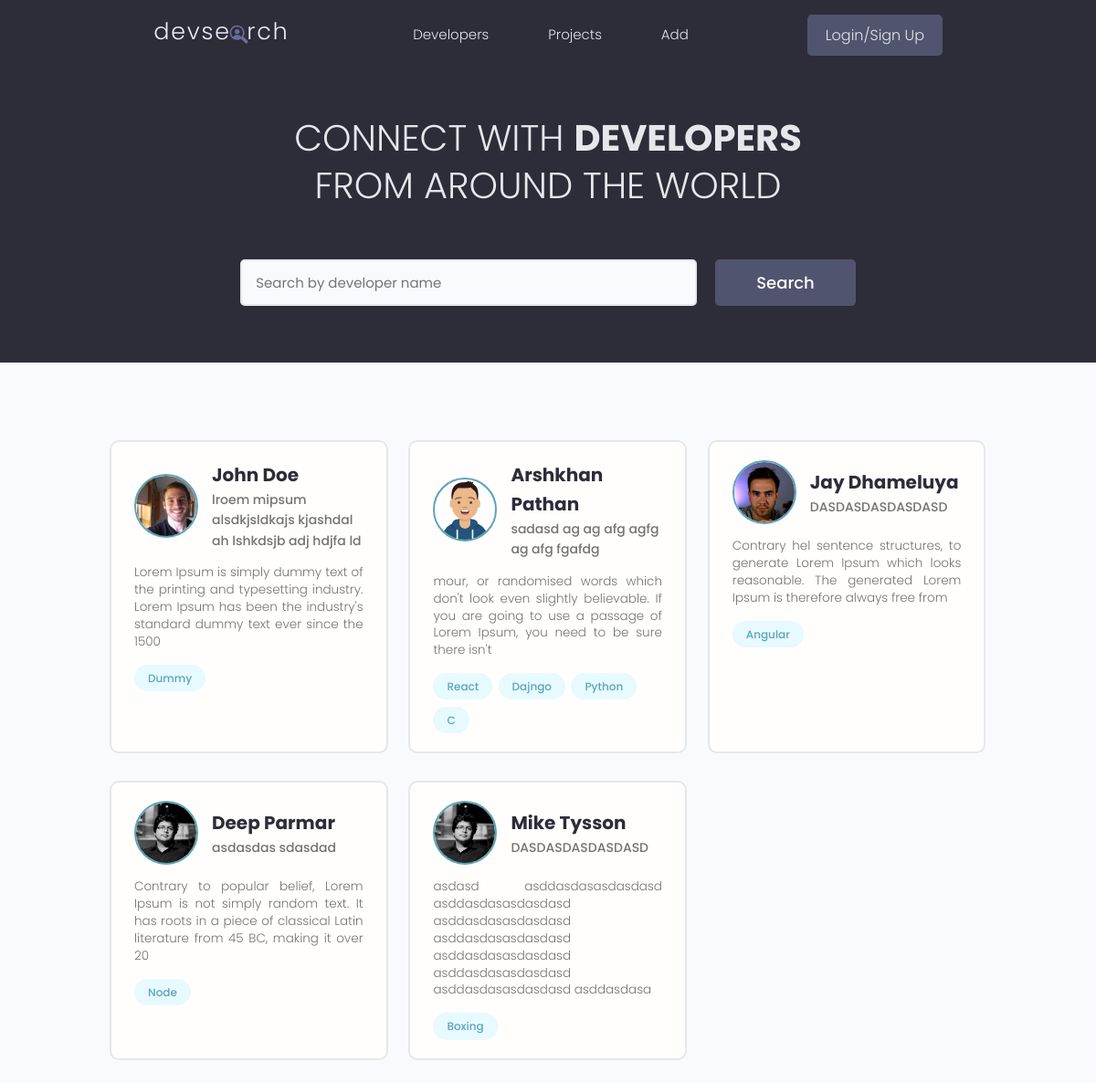
The page / on the database its author committed.
### users/models.py (models this page shows, shortened)
class Profile(models.Model):
    user = models.OneToOneField(
        User, on_delete=models.CASCADE, null=True, blank=True)
    name = models.CharField(max_length=200, blank=True, null=True)
    email = models.EmailField(max_length=500, blank=True, null=True)
    username = models.CharField(max_length=200, blank=True, null=True)
    location = models.CharField(max_length=200, blank=True, null=True)
    short_intro = models.CharField(max_length=200, blank=True, null=True)
    bio = models.TextField(blank=True, null=True)
    profile_image = models.ImageField(
        null=True, blank=True, upload_to='profiles/', default="profiles/user-default.png")
    social_github = models.CharField(max_length=200, blank=True, null=True)
    social_twitter = models.CharField(max_length=200, blank=True, null=True)
    social_linkedin = models.CharField(max_length=200, blank=True, null=True)
    social_youtube = models.CharField(max_length=200, blank=True, null=True)
    social_website = models.CharField(max_length=200, blank=True, null=True)
    created = models.DateTimeField(auto_now_add=True)
    id = models.UUIDField(default=uuid.uuid4, unique=True,
                          primary_key=True, editable=False)
    class Meta:
        ordering = ['created']
    @property
    def imageURL(self):
        try:
            url = self.profile_image.url
        except:
            url = ''
        return url

class Skill(models.Model):
    owner = models.ForeignKey(
        Profile, on_delete=models.CASCADE, null=True, blank=True)
    name = models.CharField(max_length=200, blank=True, null=True)
    description = models.TextField(null=True, blank=True)
    created = models.DateTimeField(auto_now_add=True)
    id = models.UUIDField(default=uuid.uuid4, unique=True,
                          primary_key=True, editable=False)
    def __str__(self):
        return str(self.name)

### users/views.py (the view)
# urls.py: path('', views.profiles, name="profiles"),
def profiles(request):
    profiles, search_query = searchProfiles(request)
    custom_range, profiles = paginateProfiles(request, profiles, 6)
    context = {'profiles': profiles, 'search_query': search_query,
               'custom_range': custom_range}
    return render(request, 'users/profiles.html', context)

### users/utils.py (called while the page is built)
def paginateProfiles(request, profiles, results):
    page = request.GET.get('page')
    paginator = Paginator(profiles, results)
    try:
        profiles = paginator.page(page)
    except PageNotAnInteger:
        page = 1
        profiles = paginator.page(page)
    except EmptyPage:
        page = paginator.num_pages
        profiles = paginator.page(page)
    leftIndex = (int(page) - 4)
    if leftIndex < 1:
        leftIndex = 1
    rightIndex = (int(page) + 5)
    if rightIndex > paginator.num_pages:
        rightIndex = paginator.num_pages + 1
    custom_range = range(leftIndex, rightIndex)
    return custom_range, profiles

def searchProfiles(request):
    search_query = ''
    if request.GET.get('search_query'):
        search_query = request.GET.get('search_query')
    skills = Skill.objects.filter(name__icontains=search_query)
    profiles = Profile.objects.distinct().filter(
        Q(name__icontains=search_query) |
        Q(short_intro__icontains=search_query) |
        Q(skill__in=skills)
    )
    return profiles, search_query

### users/templates/users/profiles.html (shortened to what this page needs)
{% extends 'main.html' %} {% block content %}
<main class="home">
  <section class="hero-section text-center">
    <div class="container container--narrow">
      <div class="hero-section__box">
        <h2>CONNECT WITH <span>DEVELOPERS</span></h2>
        <h2>FROM AROUND THE WORLD</h2>
      </div>
      <div class="hero-section__search">
        <form
          id="searchForm"
          class="form"
          action="{% url 'profiles' %}"
          method="get"
        >
          <div class="form__field">
            <input
              class="input input--text"
              id="formInput#search"
              type="text"
              name="search_query"
              value="{{search_query}}"
              placeholder="Search by developer name"
            />
          </div>
          <input class="btn btn--sub btn--lg" type="submit" value="Search" />
        </form>
      </div>
    </div>
  </section>
  <section class="devlist">
    <div class="container">
      <div class="grid grid--three">
        {% for profile in profiles %}
        <div class="column card">
          <div class="dev">
            <a href="{% url 'user-profile' profile.id %}" class="card__body">
              <div class="dev__profile">
                <img
                  class="avatar avatar--md"
                  src="{{ profile.imageURL }}"
                  alt="image"
                />
                <div class="dev__meta">
                  <h3>{{profile.name}}</h3>
                  <h5>{{profile.short_intro|slice:"60"}}</h5>
                </div>
              </div>
              <p class="dev__info">{{profile.bio|slice:"150"}}</p>
              <div class="dev__skills">
                {% for skill in profile.skill_set.all|slice:"5" %}
                <span class="tag tag--pill tag--main">
                  <small>{{skill}}</small>
                </span>
                {% endfor %}
              </div>
            </a>
          </div>
        </div>
        {% endfor %}
      </div>
    </div>
  </section>
</main>
{% endblock content %}

### static/styles/app.css (style rules this page uses)
:root { --color-sub: #2d2d39; }
.btn--sub { background-color: var(--color-sub-light); }
.card { border: 2px solid var(--color-light); }
img { width: 100%; }
.hero-section { height: 40vh; display: flex; align-items: center; background-color: var(--color-sub); }
.hero-section__box { margin-bottom: 4rem; }
.hero-section__box > h2, .hero-section__box > h2 > span { font-size: 4rem; color: var(--color-light); line-height: 1.3; text-transform: uppercase; }
.hero-section__box > h2 { font-weight: 300; }
.hero-section__box > h2 > span { font-weight: 700; }
.hero-section__search > .form { display: flex; align-items: center; justify-content: center; gap: 2rem; }
.hero-section__search > .form input.input--text { width: 50rem; }
.devlist { margin-top: 8rem; }
.devlist .grid { align-items: stretch; }
.devlist .dev .dev__profile { display: flex; align-items: center; gap: 1.5rem; }
.devlist .dev .dev__meta h3 { color: var(--color-sub); font-size: 2rem; font-weight: 700; }
.devlist .dev .dev__meta h5 { color: var(--color-text); font-size: 1.4rem; font-weight: 500; }
.devlist .dev .dev__info { margin: 1.5rem 0; font-size: 1.35rem; line-height: 1.4; text-align: justify; }

### static/uikit/styles/modules/_variables.css (style rules this page uses)
:root { --color-main: #5aa5b9; --color-main-light: #e6faff; --color-sub: #3f4156; --color-sub-light: #51546e; --color-sub-lighter: #ededfd; --color-text: #737373; --color-gray: #8b8b8b; --color-light: #e5e7eb; --color-light-gray: #767676; --color-bg: #f8fafd; --color-white: #fffefd; --color-white-light: #f3f3f3; --color-success: #359e64; --color-success-bg: #def8e8; --color-error: #fc4b0b; --color-error-bg: #fff2ee; --font-base: 'Poppins', arial, helvetica, 'Segoe UI', roboto, ubuntu, sans-serif; --font-monospace: 'Fira Code', 'Courier New', courier, monospace; --font-regular: 300; --font-medium: 500; --font-bold: 700; --generic-shadow: 1px 1px 5px #00000010; --generic-transition: all 0.3s ease-in-out; }

### static/uikit/styles/modules/_base.css (style rules this page uses)
* { margin: 0; padding: 0; box-sizing: border-box; text-rendering: optimizeLegibility; color: inherit; font-size: inherit; }
html { font-size: 50%; }
@media only screen and (min-width: 480px) { html { font-size: 56.25%; } }
@media only screen and (min-width: 1200px) { html { font-size: 62.5%; } }
body { line-height: 1.6; font-weight: 400; font-size: 1.5rem; color: var(--color-text); background-color: var(--color-bg); min-height: 100vh; }

### static/uikit/styles/modules/_typography.css (style rules this page uses)
* { font-family: var(--font-base); }
h2 { font-size: 3.6rem; font-weight: var(--font-bold); }
h3 { font-size: 3.2rem; font-weight: var(--font-medium); }
h5 { font-size: 2.4rem; font-weight: var(--font-medium); }
h5, h6 { font-weight: var(--font-regular); }
p, span, strong { font-size: 1.6rem; color: var(--color-text); font-weight: var(--font-regular); }
a { padding-bottom: 2px; text-decoration: none; display: inline-block; color: var(--color-main); font-weight: var(--font-medium); }

### static/uikit/styles/modules/_utilities.css (style rules this page uses)
.container { width: 92%; max-width: 165rem; margin: 0 auto; box-sizing: border-box; }
.container--narrow { width: 92%; max-width: 120rem; }
@media screen and (min-width: 1000px) { .container { width: 90%; } }
@media screen and (min-width: 1000px) { .container--narrow { width: 85%; } }
@media screen and (min-width: 1200px) { .container { width: 80%; } }
@media screen and (min-width: 1200px) { .container--narrow { width: 72%; } }
.text-center { text-align: center; }

### static/uikit/styles/modules/_avatar.css (style rules this page uses)
.avatar { border-radius: 50%; border: 2px solid var(--color-main); object-fit: cover; }
.avatar--md { height: 7rem; width: 7rem; }

### static/uikit/styles/modules/_button.css (style rules this page uses)
.btn { display: inline-block; position: relative; cursor: pointer; background-color: var(--color-light); font-weight: var(--font-medium); color: var(--color-sub); text-decoration: none; padding: 1rem 2rem; border-radius: 0.5rem; border: none; width: -webkit-fit-content; width: -moz-fit-content; width: fit-content; height: -webkit-fit-content; height: -moz-fit-content; height: fit-content; font-size: 1.6rem; outline-width: 0; outline-color: transparent; -webkit-backface-visibility: hidden; backface-visibility: hidden; transition: all 0.3s ease-in-out; }
.btn--sub { background-color: var(--color-sub); color: var(--color-white); }
.btn--lg { font-size: 1.8rem; padding: 1.2rem 4.5rem; }

### static/uikit/styles/modules/_card.css (style rules this page uses)
.card { border-radius: 1rem; background-color: var(--color-white); border: 1.5px solid var(--color-light); width: auto; height: auto; margin-top: 0.5rem; margin-bottom: 0.5rem; overflow: hidden; }
.card__body, .card__header { padding: 2rem 2.5rem; }

### rows shown on the page
Profile: imageURL (picture), name "John Doe", short_intro "lroem mipsum alsdkjsldkajs kjashdal ah lshkdsjb adj hdjfa ld", bio "Lorem Ipsum is simply dummy text of the printing and typesetting industry. Lorem Ipsum has been the industry's standard dummy text ever since the 1500"
Skill: name "Dummy"
Profile: imageURL (picture), name "Arshkhan Pathan", short_intro "sadasd ag ag afg agfg ag afg fgafdg", bio "mour, or randomised words which don't look even slightly believable. If you are going to use a passage of Lorem Ipsum, you need to be sure there isn't"
Skill: name "React"
Skill: name "Dajngo"
Skill: name "Python"
Skill: name "C"
Profile: imageURL (picture), name "Jay Dhameluya", short_intro "DASDASDASDASDASD", bio "Contrary hel sentence structures, to generate Lorem Ipsum which looks reasonable. The generated Lorem Ipsum is therefore always free from"
Skill: name "Angular"
Profile: imageURL (picture), name "Deep Parmar", short_intro "asdasdas sdasdad", bio "Contrary to popular belief, Lorem Ipsum is not simply random text. It has roots in a piece of classical Latin literature from 45 BC, making it over 20"
Skill: name "Node"
Profile: imageURL (picture), name "Mike Tysson", short_intro "DASDASDASDASDASD", bio "asdasd asddasdasasdasdasd asddasdasasdasdasd asddasdasasdasdasd asddasdasasdasdasd asddasdasasdasdasd asddasdasasdasdasd asddasdasasdasdasd asddasdasa"
Skill: name "Boxing"
